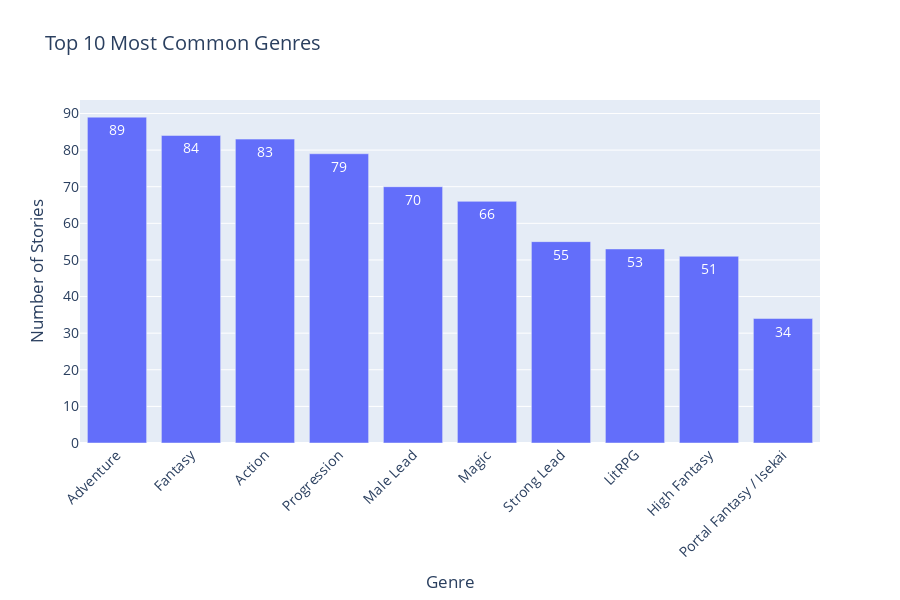
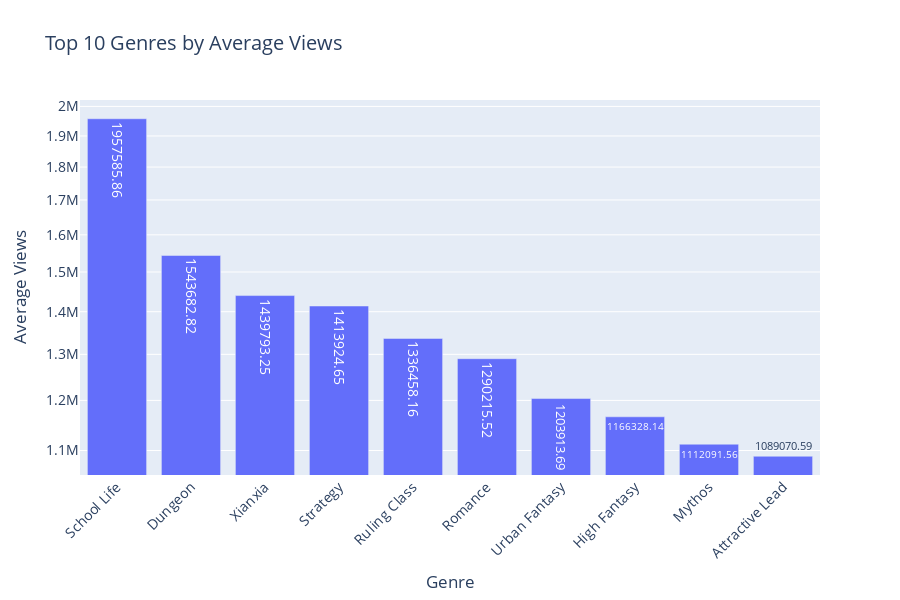
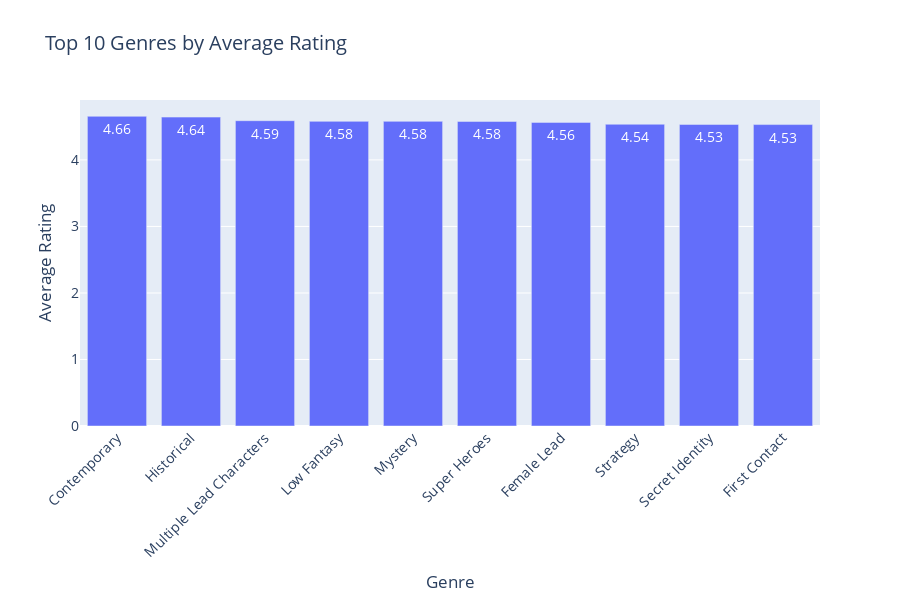

Notebook code for these charts, in order:
### Markdown cell above
## Genre Analysis

Let's analyze the distribution of genres and their relationship with other metrics. This will help us understand which genres are most popular and successful on Royal Road.

### Code cell
# Get genre distribution (handling null values)
genres = df['genre'].fillna('Unknown').str.split(',').explode().str.strip()
genre_counts = genres.value_counts()

# Create bar chart of genre distribution
fig = go.Figure(data=[
    go.Bar(
        x=genre_counts.head(10).index, 
        y=genre_counts.head(10).values,
        text=genre_counts.head(10).values,
        textposition='auto'
    )
])

fig.update_layout(
    title='Top 10 Most Common Genres',
    xaxis_title='Genre',
    yaxis_title='Number of Stories',
    xaxis_tickangle=-45,
    height=600,
    width=900,
    font=dict(size=14),
    margin=dict(b=100)  # Add more margin at the bottom for rotated labels
)
fig.show()

# Calculate and display genre performance metrics
for metric in ['views', 'rating', 'followers']:
    # Create a list to store data for each story-genre pair
    story_genre_data = []
    
    # Process each row (story) individually
    for _, row in df.dropna(subset=['genre', metric]).iterrows():
        if pd.isna(row['genre']) or not row['genre']:
            continue
            
        # Split the genres string into a list
        genres = row['genre'].split(',')
        
        # Add each genre-story pair to our data
        for genre in genres:
            genre = genre.strip()
            if genre:  # Skip empty strings
                story_genre_data.append({
                    'story_id': row['id'],
                    'genre': genre,
                    metric: row[metric]
                })
    
    # Create a DataFrame from our list
    genre_df = pd.DataFrame(story_genre_data)
    
    # Calculate average and count for each genre
    genre_stats = genre_df.groupby('genre').agg({metric: ['mean', 'count']})
    genre_stats.columns = genre_stats.columns.droplevel(0)  # Flatten multi-index
    
    # Filter for genres with at least 5 stories
    genre_stats = genre_stats[genre_stats['count'] >= 5]
    
    # Sort by mean and get top 10
    top_genres = genre_stats.nlargest(10, 'mean').reset_index()
    
    # Create bar chart
    fig = go.Figure(data=[
        go.Bar(
            x=top_genres['genre'],
            y=top_genres['mean'],
            text=np.round(top_genres['mean'], 2),
            textposition='auto',
            customdata=top_genres['count'],
            hovertemplate='Genre: %{x}<br>' +
                         f'Average {metric}: %{{y:,.2f}}<br>' +
                         'Number of stories: %{customdata}<br>'
        )
    ])
    
    fig.update_layout(
        title=f'Top 10 Genres by Average {metric.capitalize()}',
        xaxis_title='Genre',
        yaxis_title=f'Average {metric.capitalize()}',
        xaxis_tickangle=-45,
        height=600,
        width=900,
        font=dict(size=14),
        margin=dict(b=100)
    )
    
    # Use log scale for views and followers
    if metric in ['views', 'followers']:
        fig.update_yaxes(type='log')
    
    fig.show()

### Figure 1 — Plotly figure (JSON) as saved in the notebook; plotly's stock layout.template omitted (floating-point values rounded to 4 significant figures)
{"data": [{"text": [89.0, 84.0, 83.0, 79.0, 70.0, 66.0, 55.0, 53.0, 51.0, 34.0], "textposition": "auto", "type": "bar", "x": ["Adventure", "Fantasy", "Action", "Progression", "Male Lead", "Magic", "Strong Lead", "LitRPG", "High Fantasy", "Portal Fantasy / Isekai"], "y": [89, 84, 83, 79, 70, 66, 55, 53, 51, 34]}], "layout": {"font": {"size": 14}, "height": 600, "margin": {"b": 100}, "title": {"text": "Top 10 Most Common Genres"}, "width": 900, "xaxis": {"tickangle": -45, "title": {"text": "Genre"}}, "yaxis": {"title": {"text": "Number of Stories"}}}}

### Figure 2 — Plotly figure (JSON) as saved in the notebook; plotly's stock layout.template omitted (floating-point values rounded to 4 significant figures)
{"data": [{"customdata": [7, 22, 16, 26, 19, 21, 13, 51, 16, 17], "hovertemplate": "Genre: %{x}<br>Average views: %{y:,.2f}<br>Number of stories: %{customdata}<br>", "text": [1958000.0, 1544000.0, 1440000.0, 1414000.0, 1336000.0, 1290000.0, 1204000.0, 1166000.0, 1112000.0, 1089000.0], "textposition": "auto", "type": "bar", "x": ["School Life", "Dungeon", "Xianxia", "Strategy", "Ruling Class", "Romance", "Urban Fantasy", "High Fantasy", "Mythos", "Attractive Lead"], "y": [1958000.0, 1544000.0, 1440000.0, 1414000.0, 1336000.0, 1290000.0, 1204000.0, 1166000.0, 1112000.0, 1089000.0]}], "layout": {"font": {"size": 14}, "height": 600, "margin": {"b": 100}, "title": {"text": "Top 10 Genres by Average Views"}, "width": 900, "xaxis": {"tickangle": -45, "title": {"text": "Genre"}}, "yaxis": {"title": {"text": "Average Views"}, "type": "log"}}}

### Figure 3 — Plotly figure (JSON) as saved in the notebook; plotly's stock layout.template omitted (floating-point values rounded to 4 significant figures)
{"data": [{"customdata": [5, 5, 15, 12, 7, 8, 25, 26, 16, 6], "hovertemplate": "Genre: %{x}<br>Average rating: %{y:,.2f}<br>Number of stories: %{customdata}<br>", "text": [4.66, 4.64, 4.59, 4.58, 4.58, 4.58, 4.56, 4.54, 4.53, 4.53], "textposition": "auto", "type": "bar", "x": ["Contemporary", "Historical", "Multiple Lead Characters", "Low Fantasy", "Mystery", "Super Heroes", "Female Lead", "Strategy", "Secret Identity", "First Contact"], "y": [4.656, 4.644, 4.59, 4.58, 4.58, 4.579, 4.564, 4.537, 4.534, 4.532]}], "layout": {"font": {"size": 14}, "height": 600, "margin": {"b": 100}, "title": {"text": "Top 10 Genres by Average Rating"}, "width": 900, "xaxis": {"tickangle": -45, "title": {"text": "Genre"}}, "yaxis": {"title": {"text": "Average Rating"}}}}
